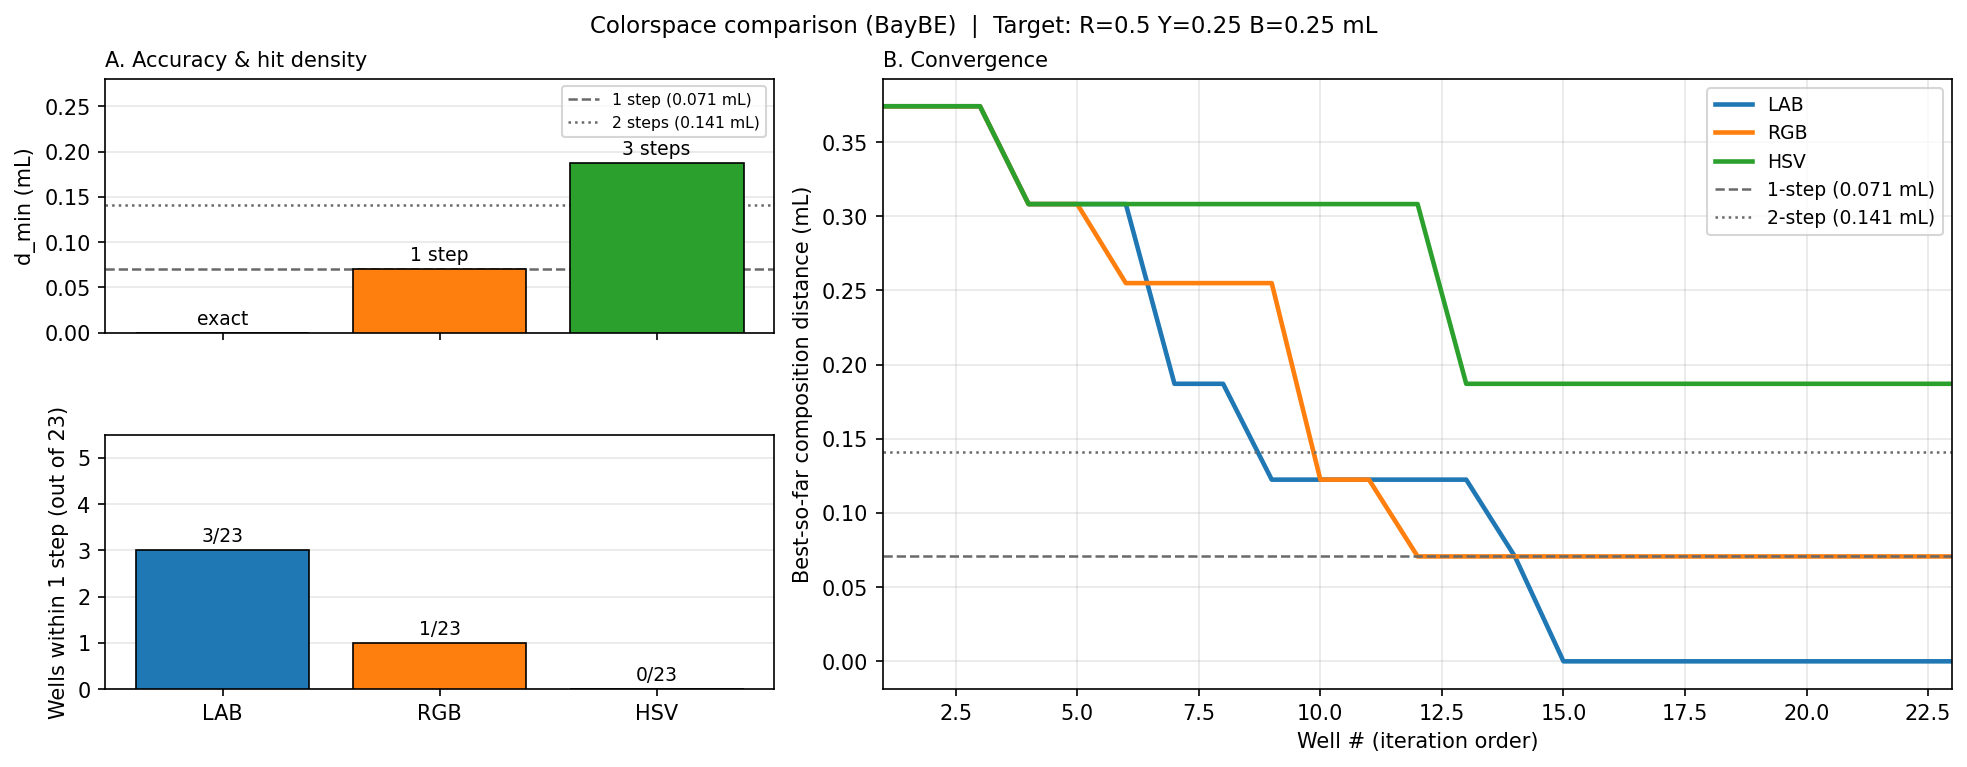

The script that saved this image:
"""
Colorspace comparison for Nov-Dec 2025 color-matching runs.

Compares 3 colorspaces (all using BayBE optimizer, same target recipe):
  LAB, RGB, HSV

Target recipe: R=0.50 mL, Y=0.25 mL, B=0.25 mL  (500 / 250 / 250 µL)
Same 5-well Sobol initialization across all three runs.

Same 3 metrics as dec25_algorithm_comparison.py:
  1. Accuracy     — d_min_mL: closest well to target in composition space
  2. Hit density  — wells within 1 grid step of target (out of 23)
  3. Convergence  — best-so-far d_input curve over iterations
"""

import pandas as pd
import numpy as np
import pathlib
import matplotlib.pyplot as plt
import sys
sys.stdout.reconfigure(encoding="utf-8")

ROOT = pathlib.Path(r"C:\Users\owenm\OneDrive\Desktop\Master Budget Dispenser\actuator-dispenser")
BASE = ROOT / "output" / "color_matching_workflow" / "colorspace_comparison"
OUT  = ROOT / "output" / "color_matching_workflow" / "analysis"

TARGET_R, TARGET_Y, TARGET_B = 0.50, 0.25, 0.25

STEP = 0.05
D1   = np.sqrt(2) * STEP        # ≈ 0.0707 mL — 1 grid step
D2   = np.sqrt(2) * 2 * STEP    # ≈ 0.1414 mL — 2 grid steps
TIE_TOL = 1e-4

runs = [
    ("20251128_094057__LAB", "LAB"),
    ("20251201_071333__RGB", "RGB"),
    ("20251203_144121__HSV", "HSV"),
]

COLORS = {"LAB": "#1f77b4", "RGB": "#ff7f0e", "HSV": "#2ca02c"}


def steps_from_d(d):
    return d / (np.sqrt(2) * STEP)


# ── collect per-run stats ──────────────────────────────────────────────────────
results  = []
run_dfs  = {}

for folder, label in runs:
    df   = pd.read_csv(BASE / folder / "color_matching_results.csv")
    data = df[df["well"] != "Target"].copy()
    data["well_num"] = pd.to_numeric(data["well"], errors="coerce")
    data = data.dropna(subset=["well_num"]).sort_values("well_num").reset_index(drop=True)

    data["d_input"] = np.sqrt(
        (data["R_volume_ml"] - TARGET_R)**2 +
        (data["Y_volume_ml"] - TARGET_Y)**2 +
        (data["B_volume_ml"] - TARGET_B)**2
    )

    n_total = len(data)
    d_min   = data["d_input"].min()
    n_hits1 = (data["d_input"] <= D1 + 1e-9).sum()
    n_hits2 = (data["d_input"] <= D2 + 1e-9).sum()

    best_obj_idx  = data["output"].idxmin()
    best_obj_row  = data.loc[best_obj_idx]
    best_obj_d    = best_obj_row["d_input"]

    global_best_obj  = data["output"].min()
    data["run_min"]  = data["output"].expanding().min()
    first_found_iter = int(data.loc[(data["run_min"] <= global_best_obj + 1e-9).idxmax(), "well_num"])

    hits1_mask       = data["d_input"] <= D1 + 1e-9
    first_1step_iter = int(data.loc[hits1_mask, "well_num"].min()) if hits1_mask.any() else None

    best_d_row = data.loc[data["d_input"].idxmin()]

    # alignment — with tie accounting
    tied_mask   = data["d_input"] <= d_min + TIE_TOL
    n_tied      = int(tied_mask.sum())
    obj_correct = best_obj_d <= d_min + TIE_TOL
    steps_obj   = steps_from_d(best_obj_d)
    steps_best  = steps_from_d(d_min)
    steps_gap   = steps_obj - steps_best

    if obj_correct:
        alignment_str = f"YES — picked 1 of {n_tied} tied well(s) at {steps_best:.1f} steps"
    else:
        alignment_str = (
            f"NO  — objective picked {steps_obj:.1f} steps; "
            f"true best was {steps_best:.1f} steps ({steps_gap:+.1f} gap); "
            f"{n_tied} well(s) tied at best"
        )

    results.append({
        "label":            label,
        "n_total":          n_total,
        "d_min_mL":         round(d_min, 4),
        "steps_off":        round(steps_best, 2),
        "n_hits_1step":     int(n_hits1),
        "pct_hits_1step":   round(100 * n_hits1 / n_total, 1),
        "n_hits_2step":     int(n_hits2),
        "pct_hits_2step":   round(100 * n_hits2 / n_total, 1),
        "first_found_iter": first_found_iter,
        "pct_used_to_find": round(100 * first_found_iter / n_total, 1),
        "first_1step_iter": first_1step_iter,
        "pct_used_1step":   round(100 * first_1step_iter / n_total, 1) if first_1step_iter is not None else None,
        "obj_correct":      obj_correct,
        "n_tied_at_best":   n_tied,
        "steps_obj":        round(steps_obj, 2),
        "steps_best":       round(steps_best, 2),
        "steps_gap":        round(steps_gap, 2),
        "alignment_str":    alignment_str,
        "best_obj_R":       best_obj_row["R_volume_ml"],
        "best_obj_Y":       best_obj_row["Y_volume_ml"],
        "best_obj_B":       best_obj_row["B_volume_ml"],
        "best_obj_d":       round(best_obj_d, 4),
        "best_d_R":         best_d_row["R_volume_ml"],
        "best_d_Y":         best_d_row["Y_volume_ml"],
        "best_d_B":         best_d_row["B_volume_ml"],
    })
    run_dfs[label] = data

summary = pd.DataFrame(results)

# ── print summary ──────────────────────────────────────────────────────────────
print("=" * 72)
print(f"TARGET: R={TARGET_R}  Y={TARGET_Y}  B={TARGET_B}")
print(f"Grid step: {STEP} mL  |  D1 ~= {D1:.4f} mL  |  D2 ~= {D2:.4f} mL")
print("=" * 72)

for r in results:
    print(f"\n{'─'*60}")
    print(f"  {r['label']}  ({r['n_total']} wells)")
    s1 = (f"iter {r['first_1step_iter']} ({r['pct_used_1step']:.0f}%)"
          if r["first_1step_iter"] is not None else "NEVER")
    print(f"  1. Accuracy:    d_min = {r['d_min_mL']:.4f} mL  ~= {r['steps_off']:.2f} grid steps")
    print(f"                  best-by-composition: R={r['best_d_R']:.2f}  Y={r['best_d_Y']:.2f}  B={r['best_d_B']:.2f}")
    print(f"  2. Hit density: ≤1 step: {r['n_hits_1step']:2d}/{r['n_total']}   ≤2 steps: {r['n_hits_2step']:2d}/{r['n_total']}")
    print(f"  3. Alignment:   {r['alignment_str']}")
    print(f"                  obj pick: R={r['best_obj_R']:.2f}  Y={r['best_obj_Y']:.2f}  B={r['best_obj_B']:.2f}  (d={r['best_obj_d']:.4f} mL)")

print(f"\n{'='*72}")
cols = ["label", "d_min_mL", "steps_off", "n_hits_1step", "n_hits_2step",
        "obj_correct", "n_tied_at_best", "steps_gap"]
print(summary[cols].to_string(index=False))

# ── save CSVs ──────────────────────────────────────────────────────────────────
csv_summary = OUT / "nov_dec25_colorspace_comparison.csv"
summary.to_csv(csv_summary, index=False)
print(f"\nSummary CSV saved → {csv_summary}")

conv_df = pd.DataFrame({"well": run_dfs[list(run_dfs)[0]]["well_num"].values})
for label, data in run_dfs.items():
    conv_df[f"d_input_{label}"]    = data["d_input"].values
    conv_df[f"best_so_far_{label}"] = data["d_input"].expanding().min().values
csv_conv = OUT / "nov_dec25_colorspace_comparison_convergence.csv"
conv_df.to_csv(csv_conv, index=False)
print(f"Convergence CSV saved → {csv_conv}")

# ── figure ─────────────────────────────────────────────────────────────────────
labels     = [r["label"] for r in results]
x          = np.arange(len(labels))
bar_colors = [COLORS[l] for l in labels]

fig = plt.figure(figsize=(13, 5), constrained_layout=True)
gs  = fig.add_gridspec(2, 2, width_ratios=[1, 1.6], hspace=0.12)

ax_acc  = fig.add_subplot(gs[0, 0])
ax_hit  = fig.add_subplot(gs[1, 0])
ax_conv = fig.add_subplot(gs[:, 1])

# panel A top: d_min
bars = ax_acc.bar(x, [r["d_min_mL"] for r in results],
                  color=bar_colors, edgecolor="k", linewidth=0.8, zorder=3)
ax_acc.axhline(D1, color="dimgrey", ls="--", lw=1.2, zorder=2, label=f"1 step ({D1:.3f} mL)")
ax_acc.axhline(D2, color="dimgrey", ls=":",  lw=1.2, zorder=2, label=f"2 steps ({D2:.3f} mL)")
for bar, r in zip(bars, results):
    cx, h = bar.get_x() + bar.get_width() / 2, bar.get_height()
    steps = int(round(r["steps_off"]))
    label_str = "exact" if steps == 0 else f"{steps} step{'s' if steps != 1 else ''}"
    ax_acc.text(cx, h + 0.005, label_str, ha="center", va="bottom", fontsize=9)
ax_acc.set_xticks(x); ax_acc.set_xticklabels([])
ax_acc.set_ylabel("d_min (mL)")
ax_acc.set_ylim(0, max(r["d_min_mL"] for r in results) * 1.5)
ax_acc.set_title("A. Accuracy & hit density", fontsize=10, loc="left")
ax_acc.legend(fontsize=7.5, loc="upper right")
ax_acc.grid(axis="y", alpha=0.3, zorder=0)

# panel A bottom: hit count
n_total = results[0]["n_total"]
bars2 = ax_hit.bar(x, [r["n_hits_1step"] for r in results],
                   color=bar_colors, edgecolor="k", linewidth=0.8, zorder=3)
for bar, r in zip(bars2, results):
    cx, h = bar.get_x() + bar.get_width() / 2, bar.get_height()
    ax_hit.text(cx, h + 0.1, f"{r['n_hits_1step']}/{n_total}",
                ha="center", va="bottom", fontsize=9)
ax_hit.set_xticks(x); ax_hit.set_xticklabels(labels, fontsize=10)
ax_hit.set_ylabel(f"Wells within 1 step (out of {n_total})")
ax_hit.set_ylim(0, max(r["n_hits_1step"] for r in results) * 1.5 + 1)
ax_hit.grid(axis="y", alpha=0.3, zorder=0)

# panel B: convergence
for label, data in run_dfs.items():
    ax_conv.plot(data["well_num"], data["d_input"].expanding().min(),
                 color=COLORS[label], lw=2.2, label=label)
ax_conv.axhline(D1, color="dimgrey", ls="--", lw=1.2, label=f"1-step ({D1:.3f} mL)")
ax_conv.axhline(D2, color="dimgrey", ls=":",  lw=1.2, label=f"2-step ({D2:.3f} mL)")
ax_conv.set_xlabel("Well # (iteration order)")
ax_conv.set_ylabel("Best-so-far composition distance (mL)")
ax_conv.set_title("B. Convergence", fontsize=10, loc="left")
ax_conv.legend(fontsize=9)
ax_conv.grid(alpha=0.3)
ax_conv.set_xlim(1, n_total)

fig.suptitle(
    f"Colorspace comparison (BayBE)  |  Target: R={TARGET_R} Y={TARGET_Y} B={TARGET_B} mL",
    fontsize=11
)

fig_out = OUT / "nov_dec25_colorspace_comparison.png"
fig.savefig(fig_out, dpi=150, bbox_inches="tight")
print(f"Figure saved → {fig_out}")

plt.show()
